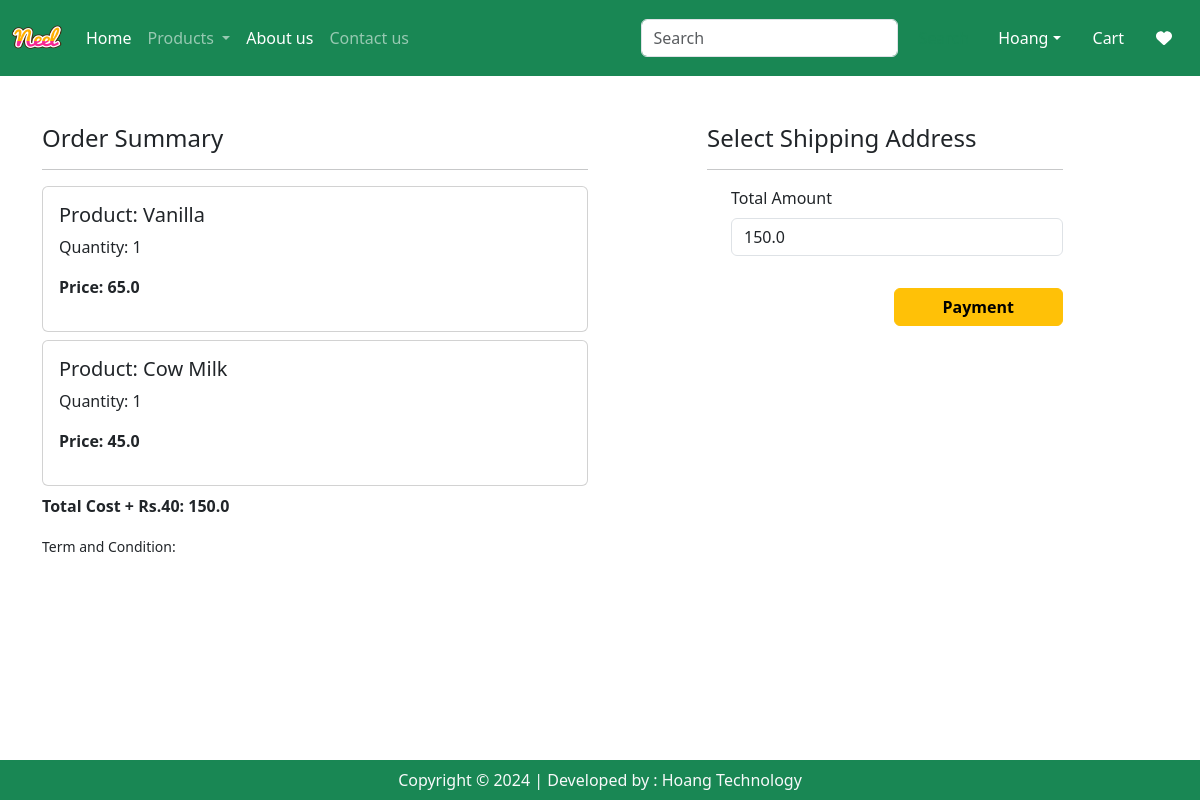
Before: /checkout/ (signed in) with the older database file.
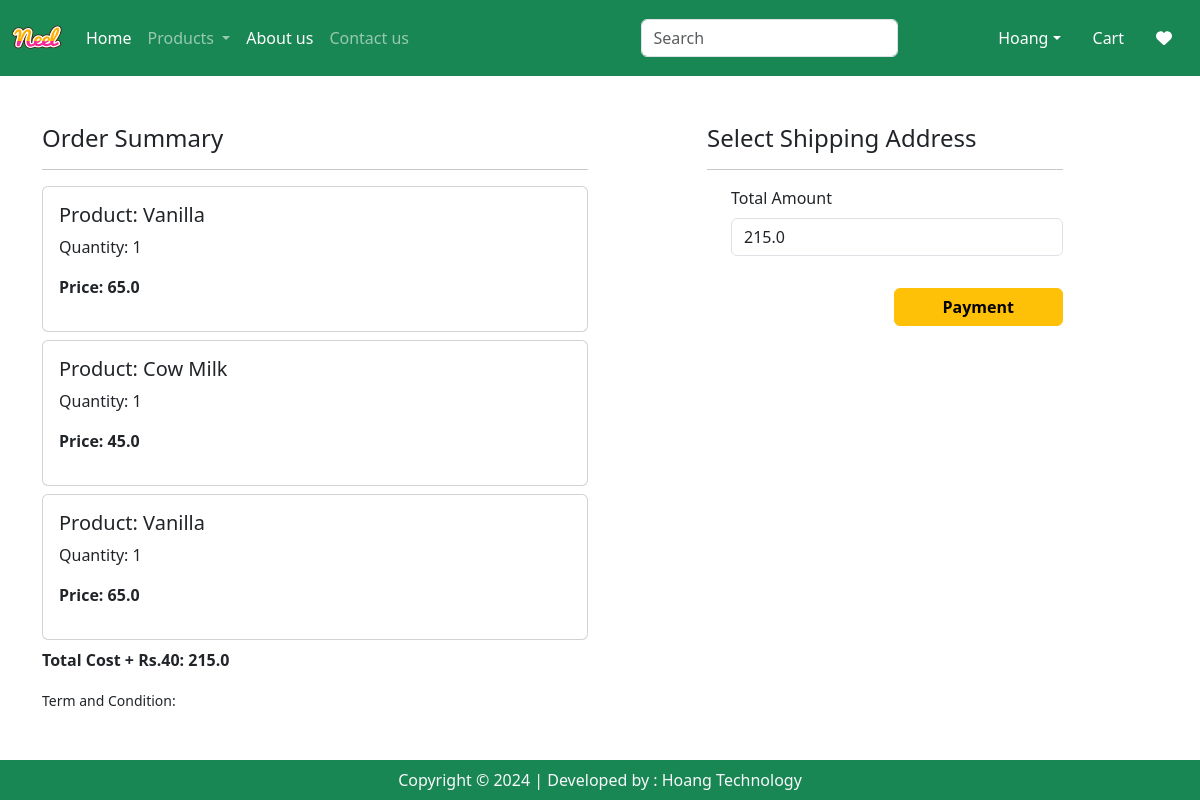
After: the same page with the newer database file.
### app/models.py (models this page shows, shortened)
class Cart(models.Model):
    user = models.ForeignKey(User, on_delete=models.CASCADE)
    product = models.ForeignKey(Product, on_delete=models.CASCADE)
    quantity = models.PositiveIntegerField(default=1)

class Product(models.Model):
    title = models.CharField(max_length=100)
    selling_price = models.FloatField()
    discounted_price = models.FloatField()
    description = models.TextField()
    composition = models.TextField(default='')
    prodapp = models.TextField(default='')
    category = models.CharField(choices=CATEGORY_CHOICES, max_length=2)
    product_image = models.ImageField(upload_to='product')

### app/views.py (the view)
# urls.py: path("checkout/", views.checkout.as_view(), name='checkout'),
class checkout(View):
    def get(self, request):
        user = request.user
        add = Customer.objects.filter(user=user)
        cart_items = Cart.objects.filter(user=user)
        amount = 0
        for p in cart_items:
            value = p.quantity * p.product.discounted_price
            amount = amount + value
        totalamount = amount + 40
        return render(request, 'app/checkout.html', locals())

### app/templates/app/checkout.html (shortened to what this page needs)
{% extends "app/base.html" %}
{% load static %}
{% block main-content %}
<div class="container">
    <div class="row mt-5">
        <div class="col-sm-6">
            <h4>Order Summary</h4>
            <hr>
            {% for item in cart_items %}
            <div class="card mb-2">
                <div class="card-body">
                    <h5>Product: {{item.product.title}}</h5>
                    <p>Quantity: {{item.quantity}}</p>
                    <p class="fw-bold">Price: {{item.product.discounted_price}}</p>
                </div>
            </div>
            {% endfor %}
            <p class="fw-bold">Total Cost + Rs.40: {{totalamount}}</p>
            <small>Term and Condition: </small>
        </div>
        <div class="col-sm-4 offset-sm-1">
            <h4>Select Shipping Address</h4>
            <hr>
            <form method="post" id="myform">
                <div class="form-check mb-3">
                    <label for="totalamount" class="form-label">Total Amount</label>
                    <input type="number" class="form-control" name="totamount" value="{{totalamount}}" readonly>
                </div>
                <div class="text-end">
                    <button id="rzp=button1" type="submit" class="btn btn-warning mt-3 px-5 fw-bold">Payment</button>
                </div>
            </form>
        </div>
    </div>
</div>
<br><br>
{% endblock main-content %}

Changed rows visible on the page:
added Cart: product "Vanilla", quantity "1", product.discounted_price "65.0"
Other visible differences:
{{ totalamount }}: "150.0" → "215.0"
form field totamount: "150.0" → "215.0"
